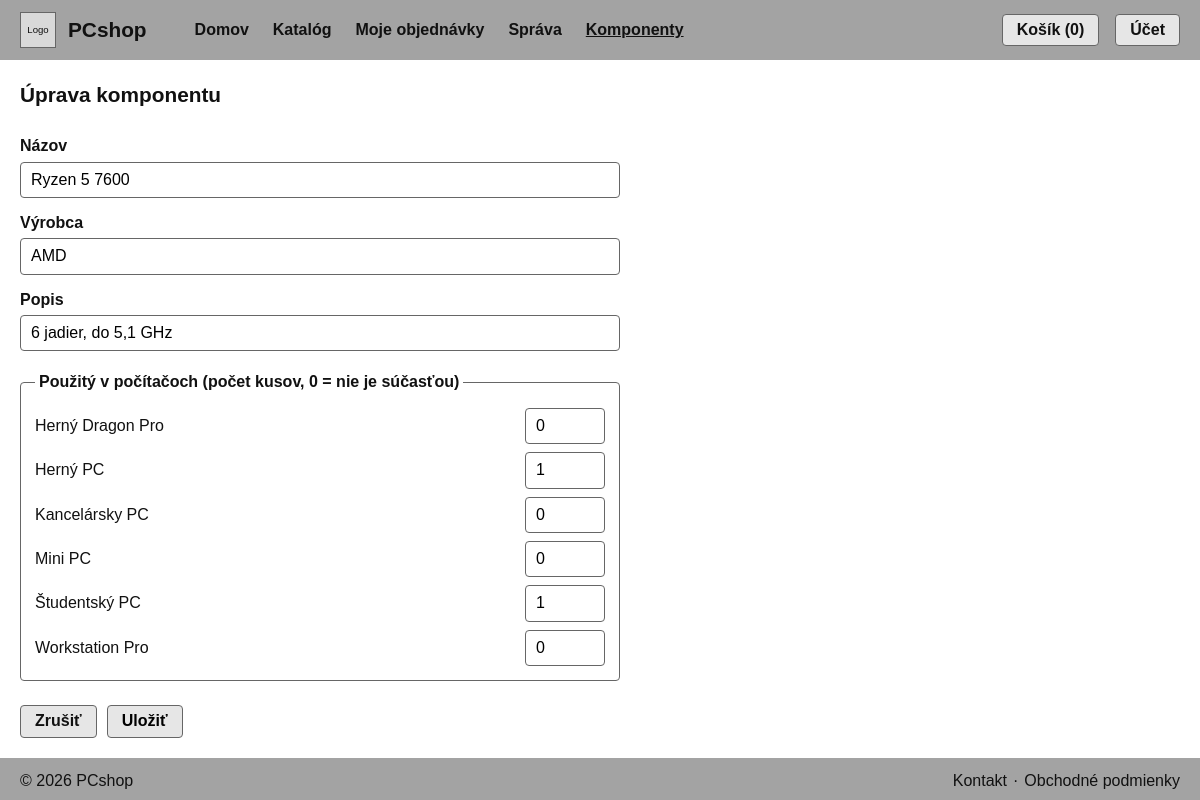
The app's page /?c=komponent&a=edit&id=1 with its own data.
### tables this page shows
CREATE TABLE `komponenty` (
    `id`      INT(11)      NOT NULL AUTO_INCREMENT,
    `nazov`   VARCHAR(100) NOT NULL,
    `vyrobca` VARCHAR(100) NOT NULL,
    `popis`   VARCHAR(255) DEFAULT NULL,
    PRIMARY KEY (`id`)
);

CREATE TABLE `pocitace` (
    `id` INT(11) NOT NULL AUTO_INCREMENT,
    `nazov` VARCHAR(100) NOT NULL,
    `popis` VARCHAR(255) DEFAULT NULL,
    `cena` DECIMAL(10,2) NOT NULL,
    `sklad`INT(11) NOT NULL DEFAULT 0,
    `obrazok` VARCHAR(300) DEFAULT NULL,
    PRIMARY KEY (`id`)
);

### Framework/Http/Responses/Response.php (called while the page is built, shortened)
<?php
abstract class Response
{
    public function send(): void
    {
        $this->generate();
    }
}

### public/index.php (called while the page is built, shortened)
<?php
require __DIR__ . '/../Framework/ClassLoader.php';
try {
    $app = new App();
    $app->run();
} catch (Exception $e) {
    die('An error occurred: ' . $e->getMessage());
}

### Framework/Support/LinkGenerator.php (called while the page is built, shortened)
<?php
class LinkGenerator
{
    private Request $request;
    public function __construct(Request $request, Router $router)
    {
        $this->request = $request;
    }
    public function url(
        string|array $destination,
        array $parameters = [],
        bool $absolute = false,
        bool $appendParameters = false
    ): string {
        list($controller, $action) = explode(".", $destination);
        $args = $appendParameters ? $this->request->get() : [];
        $args = ["c" => lcfirst($controller), "a" => $action != "index" ? $action : null] + $parameters + $args;
        $basePath = $absolute ? $this->request->getBaseUrl() : "";
        return $basePath . "?" . http_build_query($args);
    }
}

### Framework/ClassLoader.php (called while the page is built, shortened)
<?php
class ClassLoader
{
    public static function Boot(): void
    {
        spl_autoload_register(function ($class_name) {
            $file = self::getClassFile($class_name);
        });
    }
    public static function getClassFile(string $className): string
    {
        $baseDir = realpath(dirname(__DIR__));
        $relativePath = str_replace('\\', DIRECTORY_SEPARATOR, ltrim($className, '\\')) . '.php';
        return $baseDir . DIRECTORY_SEPARATOR . $relativePath;
    }
}
require __DIR__ . DIRECTORY_SEPARATOR . 'Support' . DIRECTORY_SEPARATOR . 'functions.php';

### Framework/Http/Request.php (called while the page is built, shortened)
<?php
class Request
{
    private array $get;
    private array $post;
    public function __construct()
    {
        $this->get = $_GET;
        $this->post = $_POST;
    }
    public function get(?string $key = null): mixed
    {
        return $key === null ? $this->get : ($this->get[$key] ?? null);
    }
    public function post(?string $key = null): mixed
    {
        return $key === null ? $this->post : ($this->post[$key] ?? null);
    }
    public function value(string $key): mixed
    {
        return $this->post($key) ?? $this->get($key);
    }
}

### Framework/Core/Model.php (called while the page is built, shortened)
<?php
abstract class Model implements \JsonSerializable
{
    protected static ?string $tableName = null;
    protected static array $columnsMap = [];
    private static array $dbColumns = [];
    private static IDbConvention $dbConventions;
    protected static function getTableName(): string
    {
        if (!empty(static::$tableName)) {
            return static::$tableName;
        }
        return self::getConventions()->getTableName(get_called_class());
    }
    protected static function getPkColumnName(): string
    {
        return self::getConventions()->getPkColumnName(get_called_class());
    }
    protected static function getColumnsMap(): array
    {
        return static::$columnsMap ?? [];
    }
    public static function getAll(
        ?string $whereClause = null,
        array   $whereParams = [],
        ?string $orderBy = null,
        ?int    $limit = null,
        ?int    $offset = null
    ): array
    {
        try {
            $sql = "SELECT " . static::getDBColumnNamesList() . " FROM `" . static::getTableName() . "`";
            if ($whereClause != null) {
                $sql .= " WHERE $whereClause";
            }
            if ($orderBy !== null) {
                $sql .= " ORDER BY $orderBy";
            }
            $stmt = Connection::getInstance()->prepare($sql);
            $stmt->execute($whereParams);
            $models = $stmt->fetchAll(PDO::FETCH_CLASS | PDO::FETCH_PROPS_LATE, static::class);
            return $models;
        } catch (PDOException $exception) {
            throw new Exception('Query failed: ' . $exception->getMessage(), 0, $exception);
        }
    }
    public static function getOne(mixed $id): ?static
    {
        try {
            $sql = "SELECT " . static::getDBColumnNamesList() . " FROM `" . static::getTableName() . "` WHERE `" .
                static::getPkColumnName() . "`=?";
            $stmt = Connection::getInstance()->prepare($sql);
            $stmt->setFetchMode(PDO::FETCH_CLASS | PDO::FETCH_PROPS_LATE, static::class);
            $stmt->execute([$id]);
            $model = $stmt->fetch() ?: null;
            if ($model !== null) {
                $model->_dbId = $model->getIdValue();
                $model->_resultSet = new ResultSet([$model]);
            }
            return $model;
        } catch (PDOException $exception) {
            throw new Exception('Query failed: ' . $exception->getMessage(), 0, $exception);
        }
    }
    private static function getDbColumns(): array
    {
        try {
            $sql = "DESCRIBE " . static::getTableName();
            $stmt = Connection::getInstance()->prepare($sql);
            $stmt->execute([]);
            self::$dbColumns[static::class] = array_column($stmt->fetchAll(), 'Field');
            return self::$dbColumns[static::class];
        } catch (PDOException $exception) {
            throw new Exception('Query failed: ' . $exception->getMessage(), 0, $exception);
        }
    }
    private function getIdValue(): mixed
    {
        $pk = static::getPkColumnName();
        $prop = static::toPropertyName($pk);
        return isset($this->{$prop}) ? $this->{$prop} : null;
    }
    private static function getModelProperties(): array
    {
        $reflection = new \ReflectionClass(static::class);
        $properties = [];
        foreach ($reflection->getProperties() as $property) {
            $propertyName = $property->getName();
            if ($property->isStatic()) {
                continue;
            }
            $properties[$propertyName] = true;
        }
        return $properties;
    }
    private static function getDBColumnNamesList(): string
    {
        $dbColumns = [];
        foreach (static::getDbColumns() as $columnName) {
            $propertyName = static::toPropertyName($columnName);
            if ($propertyName != $columnName) {
                $dbColumns[] = "`$columnName` AS {$propertyName}";
            } else {
                $dbColumns[] = $columnName;
            }
        }
        return implode(', ', $dbColumns);
    }
    private static function toPropertyName(string $columnName): string
    {
        $customMapping = static::getColumnsMap();
        if (isset($customMapping[$columnName])) {
            return $customMapping[$columnName];
        } else {
            return static::getConventions()->toPropertyName($columnName);
        }
    }
    private static function getConventions(): IDbConvention
    {
        if (!isset(static::$dbConventions)) {
            static::$dbConventions = new (Configuration::DB_CONVENTIONS_CLASS)();
        }
        return static::$dbConventions;
    }
}

### Framework/DB/Connection.php (called while the page is built, shortened)
<?php
class Connection
{
    private static ?Connection $instance = null;
    private PDO $db;
    public function __construct(PDO $db)
    {
        $this->db = $db;
    }
    public static function getInstance(): Connection
    {
        try {
            if (self::$instance == null) {
                $db = new PDO(
                    'mysql:dbname=' . Configuration::DB_NAME . ';host=' . Configuration::DB_HOST,
                    Configuration::DB_USER,
                    Configuration::DB_PASS
                );
                $db->setAttribute(PDO::ATTR_ERRMODE, PDO::ERRMODE_EXCEPTION);
                $db->setAttribute(PDO::ATTR_EMULATE_PREPARES, true);
                self::$instance = new self($db);
            }
            return self::$instance;
        } catch (PDOException $e) {
            throw new Exception('Connection failed: ' . $e->getMessage());
        }
    }
    public function prepare(string $sql): DebugStatement
    {
        try {
            return new DebugStatement($this->db->prepare($sql));
        } catch (PDOException $e) {
            throw new Exception('Prepare failed: ' . $e->getMessage());
        }
    }
}

### Framework/DB/DebugStatement.php (called while the page is built, shortened)
<?php
class DebugStatement
{
    private PDOStatementAlias $stmt;
    public function __construct($stmt)
    {
        $this->stmt = $stmt;
    }
    public function execute(?array $params = null): bool
    {
        $result = $this->stmt->execute($params);
        $this->stmt->debugDumpParams();
        return $result;
    }
    public function __call(string $name, array $arguments): mixed
    {
        return $this->stmt->{$name}(...$arguments);
    }
}

### App/Controllers/KomponentController.php (called while the page is built, shortened)
<?php
class KomponentController extends BaseController
{
    public function edit(Request $request): Response
    {
        $komponent = $this->najdiKomponent($request);
        $mnozstva = [];
        foreach ($komponent->getZostavy() as $zostava) {
            $mnozstva[$zostava->getPocitacId()] = $zostava->getMnozstvo();
        }
        return $this->html([
            'komponent' => $komponent,
            'pocitace' => Pocitac::getAll(orderBy: '`nazov` ASC'),
            'mnozstva' => $mnozstva,
        ]);
    }
    private function najdiKomponent(Request $request): Komponent
    {
        $komponent = Komponent::getOne((int)$request->value('id'));
        return $komponent;
    }
}

### Framework/DB/DefaultConventions.php (called while the page is built, shortened)
<?php
class DefaultConventions implements IDbConvention
{
    public function getPkColumnName(string $className): string
    {
        return 'id';
    }
    public function getFkColumn(string $className)
    {
        $arr = explode("\\", $className);
        return lcfirst(end($arr)) . "Id";
    }
    public function toPropertyName(string $columnName): string
    {
        return $columnName;
    }
}

### App/Models/Komponent.php (called while the page is built, shortened)
<?php
class Komponent extends Model
{
    protected string $nazov = '';
    protected string $vyrobca = '';
    protected ?string $popis = null;
    public function getNazov(): string
    {
        return $this->nazov;
    }
    public function getVyrobca(): string
    {
        return $this->vyrobca;
    }
    public function getPopis(): ?string
    {
        return $this->popis;
    }
}

### Framework/Support/functions.php (called while the page is built)
<?php
if (!function_exists('e')) {
    function e(mixed $value): string
    {
        return htmlspecialchars((string)$value, ENT_QUOTES | ENT_SUBSTITUTE | ENT_HTML5, 'UTF-8');
    }
}

### App/Models/Pocitac.php (called while the page is built, shortened)
<?php
class Pocitac extends Model
{
    protected ?int $id = null;
    protected string $nazov = '';
    public function getId(): ?int
    {
        return $this->id;
    }
    public function getNazov(): string
    {
        return $this->nazov;
    }
}

### App/Views/Komponent/form.view.php (the view, shortened to what this page needs)
<form method="post" action="<?= $link->url('komponent.save') ?>" class="formular">
    <label for="nazov">Názov</label>
    <input type="text" id="nazov" name="nazov" maxlength="100" required value="<?= e($komponent->getNazov()) ?>">
    <label for="vyrobca">Výrobca</label>
    <input type="text" id="vyrobca" name="vyrobca" maxlength="100" required value="<?= e($komponent->getVyrobca()) ?>">
    <label for="popis">Popis</label>
    <input type="text" id="popis" name="popis" maxlength="255" value="<?= e($komponent->getPopis()) ?>">
    <fieldset>
        <legend>Použitý v počítačoch (počet kusov, 0 = nie je súčasťou)</legend>
        <?php foreach ($pocitace as $pocitac) { ?>
            <div class="mnozstvo-riadok">
                <label for="mnozstvo-<?= $pocitac->getId() ?>"><?= e($pocitac->getNazov()) ?></label>
                <input type="number" id="mnozstvo-<?= $pocitac->getId() ?>" name="mnozstvo[<?= $pocitac->getId() ?>]" min="0" max="10" step="1" value="<?= $mnozstva[$pocitac->getId()] ?? 0 ?>">
            </div>
        <?php } ?>
    </fieldset>
    <div class="formular-tlacidla">
        <a href="<?= $link->url('komponent.index') ?>" class="tlacidlo">Zrušiť</a>
        <button type="submit" class="tlacidlo">Uložiť</button>
    </div>
</form>

### public/css/style.css (style rules this page uses)
:root { --farba-hlavicka: #a3a3a3; --farba-panel: #a8a8a8; --farba-placeholder: #d9d9d9; --farba-tlacidlo: #e6e6e6; --farba-text: #111111; --farba-text-slaby: #4a4a4a; --farba-okraj: #666666; --zaoblenie: 6px; --medzera: 20px; }
* { box-sizing: border-box; margin: 0; padding: 0; }
body { font-family: Arial, Helvetica, sans-serif; color: var(--farba-text); background-color: #ffffff; line-height: 1.4; min-height: 100vh; display: flex; flex-direction: column; }
a { color: inherit; text-decoration: none; }
.tlacidlo { display: inline-block; padding: 4px 14px; background-color: var(--farba-tlacidlo); border: 1px solid var(--farba-okraj); border-radius: 4px; font: inherit; font-weight: bold; cursor: pointer; }

### public/css/sprava.css (style rules this page uses)
.formular { display: flex; flex-direction: column; gap: 4px; max-width: 600px; }
.formular label { margin-top: 10px; font-weight: bold; }
.formular input { width: 100%; padding: 6px 10px; border: 1px solid var(--farba-okraj); border-radius: 4px; font: inherit; }
.formular-tlacidla { display: flex; gap: 10px; margin-top: 20px; }
.formular fieldset { margin-top: 16px; padding: 10px 14px; border: 1px solid var(--farba-okraj); border-radius: 4px; }
.formular legend { padding: 0 4px; font-weight: bold; }
.mnozstvo-riadok { display: flex; justify-content: space-between; align-items: center; gap: 10px; padding: 4px 0; }
.mnozstvo-riadok label { margin-top: 0; font-weight: normal; }
.mnozstvo-riadok input { width: 80px; }

### records on screen
komponenty: nazov "Ryzen 5 7600", vyrobca "AMD", popis "6 jadier, do 5,1 GHz"
pocitace: nazov "Herný Dragon Pro", id "0"
pocitace: nazov "Herný PC", id "1"
pocitace: nazov "Kancelársky PC", id "0"
pocitace: nazov "Mini PC", id "0"
pocitace: nazov "Študentský PC", id "1"
pocitace: nazov "Workstation Pro", id "0"
